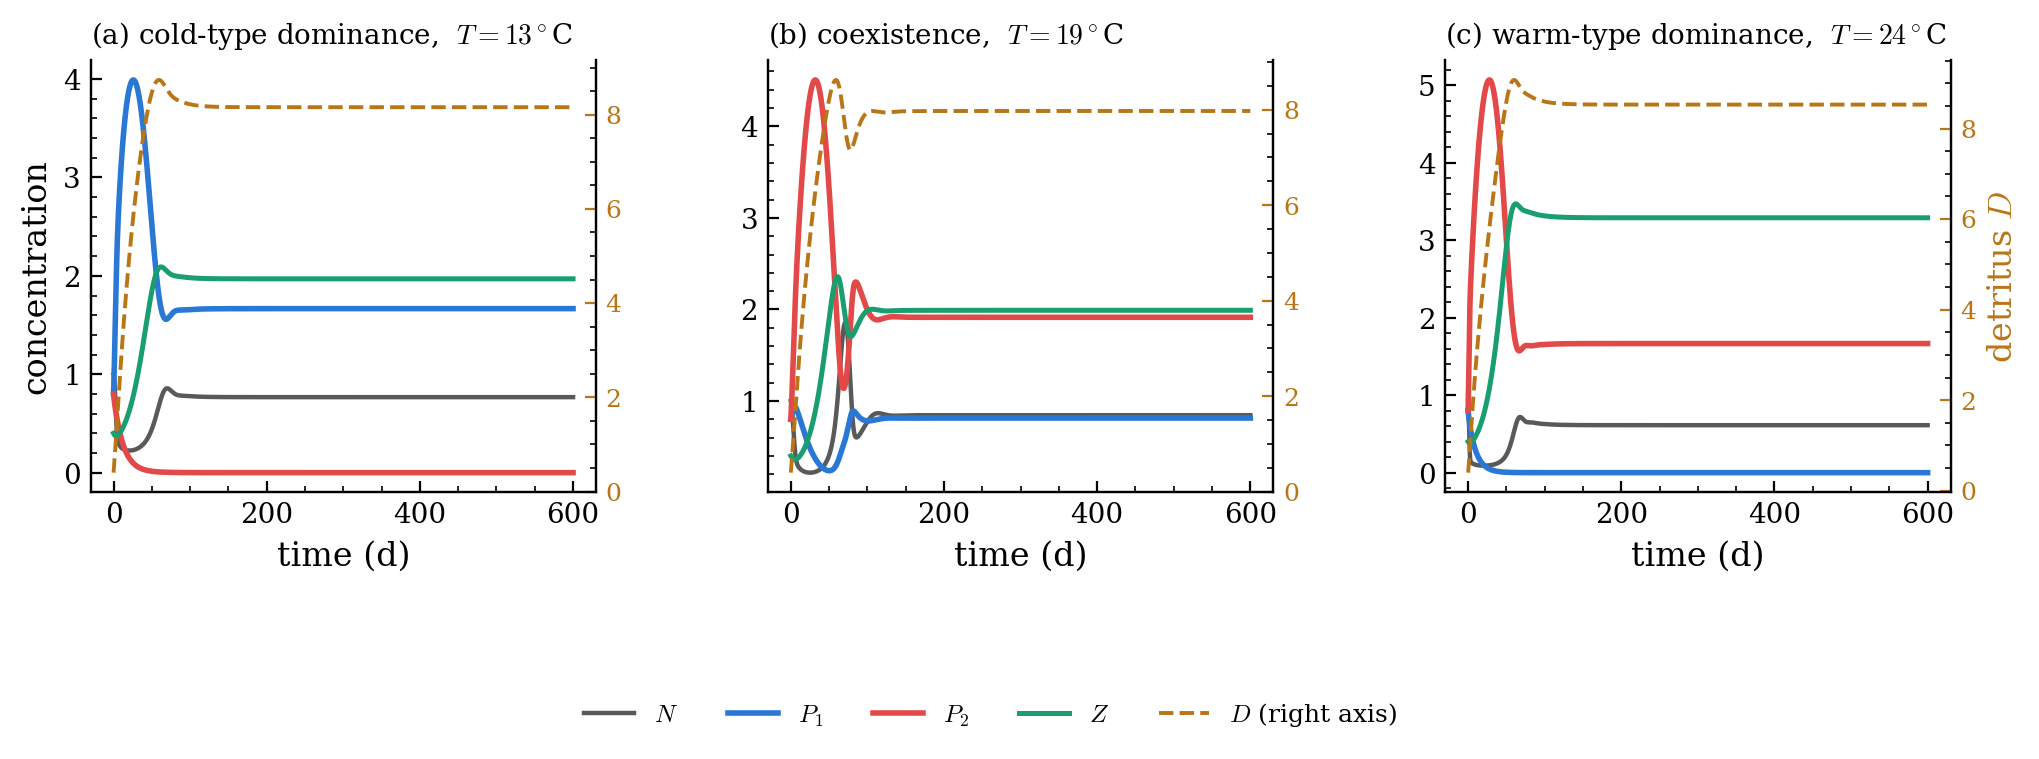

Here is the Python script that generated this plot:
"""
fig_rk4_longrun.py  ->  fig_rk4_longrun.png

Time evolution of (N,P1,P2,Z,D) in the three regimes at iota0 = 0.5, with D on the right axis:
cold-type dominance (T = 13 C), coexistence (T = 19 C), warm-type dominance (T = 24 C).
"""
import numpy as np, warnings; warnings.filterwarnings('ignore')
from scipy.integrate import solve_ivp
import matplotlib; matplotlib.use('Agg')
import matplotlib.pyplot as plt
import model

I0, TEND = 0.5, 600.0
CASES = [(13.0, 'cold-type dominance'), (19.0, 'coexistence'), (24.0, 'warm-type dominance')]
COL = {'N': '0.35', 'P1': '#2a78d6', 'P2': '#e34948', 'Z': '#199e70', 'D': '#BA7517'}

plt.rcParams.update({'font.size': 10, 'axes.linewidth': 0.8,
                     'mathtext.fontset': 'cm', 'font.family': 'serif'})
fig, ax = plt.subplots(1, 3, figsize=(12, 3.6), sharex=True)

for k, (T, title) in enumerate(CASES):
    p = model.make_p(T=T, I0=I0)
    sol = solve_ivp(model.make_rhs(p), [0, TEND], [1.0, 0.8, 0.8, 0.4, 0.4],
                    method='RK45', rtol=1e-9, atol=1e-11, dense_output=True)
    t = np.linspace(0, TEND, 3000); Y = sol.sol(t)
    a = ax[k]
    a.plot(t, Y[0], color=COL['N'],  lw=1.6, label=r'$N$')
    a.plot(t, Y[1], color=COL['P1'], lw=2.0, label=r'$P_1$')
    a.plot(t, Y[2], color=COL['P2'], lw=2.0, label=r'$P_2$')
    a.plot(t, Y[3], color=COL['Z'],  lw=1.8, label=r'$Z$')
    a2 = a.twinx()
    a2.plot(t, Y[4], color=COL['D'], lw=1.4, ls='--', label=r'$D$ (right)')
    a2.tick_params(axis='y', colors=COL['D'], labelsize=9)
    a2.spines['top'].set_visible(False)
    if k == 2:
        a2.set_ylabel(r'detritus $D$', color=COL['D'])
    a.set_title(f'({"abc"[k]}) {title},  $T={T:.0f}^\\circ$C', loc='left', fontsize=10)
    a.set_xlabel('time (d)')
    a.spines['top'].set_visible(False)
    if k == 0: a.set_ylabel('concentration')
    print(f"T={T}: terminal P1={Y[1,-1]:.4f} P2={Y[2,-1]:.4f} Z={Y[3,-1]:.4f}")

h1, l1 = ax[0].get_legend_handles_labels()
fig.legend(h1 + [plt.Line2D([0],[0], color=COL['D'], lw=1.4, ls='--')],
           l1 + [r'$D$ (right axis)'], frameon=False, fontsize=9, ncol=5,
           loc='lower center', bbox_to_anchor=(0.5, -0.06))
fig.subplots_adjust(bottom=0.30, top=0.90, wspace=0.34)
plt.savefig('fig_rk4_longrun.png', dpi=200, bbox_inches='tight')
print('wrote fig_rk4_longrun.png')
